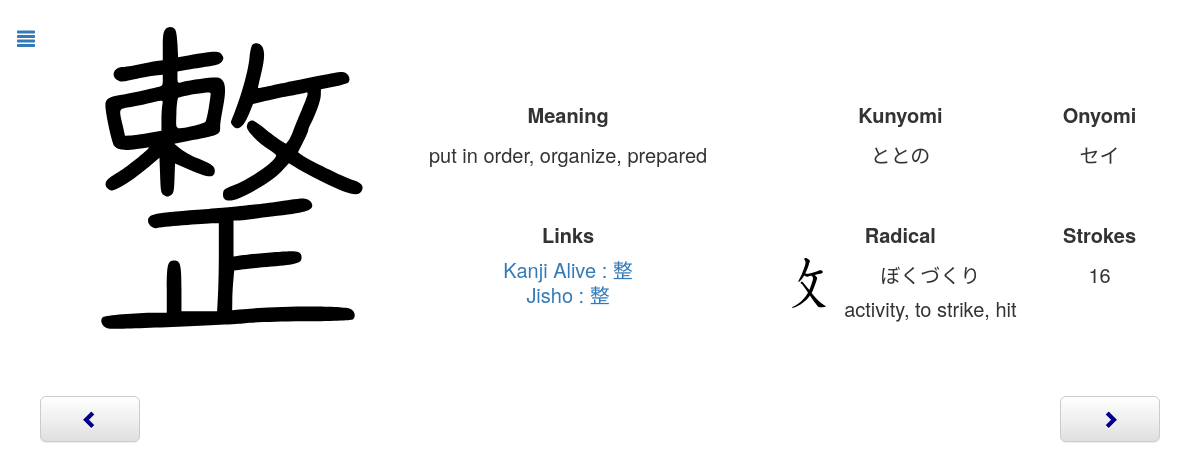
The app's page /review.php?id=549 with its own data.
### tables this page shows
CREATE TABLE `Kanji` (
  `name` text NOT NULL,
  `chara` text NOT NULL,
  `meaning` text NOT NULL,
  `kunyomi` text NOT NULL,
  `onyomi` text NOT NULL,
  `linkKanjiAlive` text NOT NULL,
  `day` int(11) NOT NULL,
  `dateNext` timestamp NOT NULL DEFAULT current_timestamp() ON UPDATE current_timestamp(),
  `id` int(11) NOT NULL AUTO_INCREMENT,
  `radicalChar` text NOT NULL,
  `radicalName` text NOT NULL,
  `radicalHiragana` text NOT NULL,
  `radicalMeaning` text NOT NULL,
  `strokes` int(11) NOT NULL,
  `toTestKanji` tinyint(4) NOT NULL DEFAULT 0,
  `toTestMeaning` tinyint(4) NOT NULL DEFAULT 0,
  `testable` tinyint(4) NOT NULL DEFAULT 1,
  PRIMARY KEY (`id`)
);

### Connection.php (called while the page is built, shortened)
<?php
class Connection{
    private static $bdd = null;
    private function __construct(){
        try{
            self::$bdd = new PDO('mysql:host=0.0.0.0;dbname=kanji', 'root', '');
        }
        catch(Exception $e){
            die('Erreur : '.$e->getMessage());
        }
    }
    public static function getBdd(){
        return self::$bdd;
    }
}
?>

### Kanji.php (called while the page is built, shortened)
<?php
class Kanji{
    private $id;
    private $name;
    private $character;
    private $meaning;
    private $kunyomi;
    private $onyomi;
    private $linkKanjiAlive;
    private $dateNext;
    private $radicalName;
    private $radicalHiragana;
    private $radicalMeaning;
    private $strokes;
    public function __construct($id, $name, $character, $meaning, $kunyomi, $onyumi, $linkKanjiAlive, $day, $dateNext, $radicalChar, $radicalName, $radicalHiragana, $radicalMeaning, $strokes, $toTestKanji, $toTestMeaning, $testable){
        $this->id=$id;
        $this->name=$name;
        $this->character=$character;
        $this->meaning=$meaning;
        $this->kunyomi=$kunyomi;
        $this->onyomi=$onyumi;
        $this->linkKanjiAlive=$linkKanjiAlive;
        $this->dateNext = $dateNext;
        $this->radicalName=$radicalName;
        $this->radicalHiragana=$radicalHiragana;
        $this->radicalMeaning=$radicalMeaning;
        $this->strokes=$strokes;
    }
    public function calculTime(){
        $time = time();
        $second = strtotime($this->dateNext)-$time;
        if($second>0) {
            $jour = floor($second / (60 * 60 * 24));
            $heure = floor(($second - $jour * 24 * 60 * 60) / (60 * 60));
            $minute = floor(($second - $heure * 60 * 60 - $jour * 24 * 60 * 60) / (60));
            $second = floor($second - $minute * 60 - $heure * 60 * 60 - $jour * 24 * 60 * 60);
        }
    }
    public function getId(){
        return $this->id;
    }
    public function getName(){
        return $this->name;
    }
    public function getCharacter(){
        return $this->character;
    }
    public function getMeaning(){
        return $this->meaning;
    }
    public function getKun(){
        return $this->kunyomi;
    }
    public function getOn(){
        return $this->onyomi;
    }
    public function getLinkKanjiAlive(){
        return $this->linkKanjiAlive;
    }
    public function getDateNext(){
        return $this->dateNext;
    }
    public function getRadicalName(){
        return $this->radicalName;
    }
    public function getRadicalHiragana(){
        return $this->radicalHiragana;
    }
    public function getRadicalMeaning(){
        return $this->radicalMeaning;
    }
    public function getStrokes(){
        return $this->strokes;
    }
}
include_once("Connection.php");
function getAllKanji(){
    $req = Connection::getBdd()->query("SELECT * FROM Kanji ORDER BY dateNext");
    while($data = $req->fetch())
        $array[] = new Kanji($data['id'], $data['name'], $data['chara'], $data['meaning'], $data['kunyomi'], $data['onyomi'], $data['linkKanjiAlive'], $data['day'], $data['dateNext'], $data['radicalChar'], $data['radicalName'], $data['radicalHiragana'], $data['radicalMeaning'], $data['strokes'], $data['toTestKanji'], $data['toTestMeaning'], $data['testable']);
    if(isset($array)) return $array;
}
function getKanji($id){
     $req = Connection::getBdd()->query("SELECT * FROM Kanji WHERE id='".$id."'");
    while($data = $req->fetch())
        return new Kanji($data['id'], $data['name'], $data['chara'], $data['meaning'], $data['kunyomi'], $data['onyomi'], $data['linkKanjiAlive'], $data['day'], $data['dateNext'], $data['radicalChar'], $data['radicalName'], $data['radicalHiragana'], $data['radicalMeaning'], $data['strokes'], $data['toTestKanji'], $data['toTestMeaning'], $data['testable']);
}
function getNextKanjiId($id){
    $allKanji = getAllKanji();
    for($i=0;$i<count($allKanji);$i++){
        if($allKanji[$i]->getId() == $id)
            if($i == count($allKanji)-1)
                return $allKanji[0];
            else
                return $allKanji[$i+1];
    }
}
function getPreviousKanjiId($id){
    $allKanji = getAllKanji();
    for($i=0;$i<count($allKanji);$i++){
        if($allKanji[$i]->getId() == $id)
            if($i == 0)
                return $allKanji[count($allKanji)-1];
            else
                return $allKanji[$i-1];
    }
}
?>

### review.php (the view, shortened to what this page needs)
<?php
    include_once("Kanji.php");
    include_once("Word.php");
    if(isset($_GET["id"])){
       $kanji = getKanji($_GET["id"]);
        $nextKanjiId = getNextKanjiId($_GET["id"]);
        $previousKanjiId = getPreviousKanjiId($_GET["id"]);
    }
    else {
        $kanji = getReviewKanji();
        if (!isset($kanji))
            header('Location: index.php');
    }
?>
<body>
    <div id="page" class="page">
        <button onclick="document.location.href='index.php'" class="btn btn-link btn-lg menu"><span class="glyphicon glyphicon-align-justify"></span></button>
        <div>
            <div class="imageSVGTd">
                <img class="imageSVG" src="<?php echo "images/".$kanji->getName().".svg" ?>">
            </div>
            <div class="descriptionTable">
                <table>
                    <tr>
                        <td class="reviewKanji"><span class="description">Meaning</span><br><?php echo $kanji->getMeaning() ?></td>
                        <td class="reviewKanji"><span class="description">Kunyomi</span><br><?php echo $kanji->getKun() ?></td>
                        <td class="reviewKanji"><span class="description">Onyomi</span><br><?php echo $kanji->getOn() ?></td>
                    </tr>
                    <tr>
                        <td class="reviewKanji2"><span class="description">Links</span>
                            <div class="links"><br><?php echo "<a target='_blank' href=".$kanji->getLinkKanjiAlive().">Kanji Alive : ".$kanji->getCharacter()."</a>" ?>
                        </div><?php echo "<a target='_blank' href='http://jisho.org/search/".$kanji->getCharacter()." %23kanji'>Jisho : ".$kanji->getCharacter()."</a>" ?></td>
                        <td class="reviewKanji2"><span class="description">Radical</span><br>
                            <div class="radical">
                            <img class="radicalImage" src="<?php echo "radical/".$kanji->getRadicalName().".svg" ?>">
                                <?php echo $kanji->getRadicalHiragana() ?><br>
                                <?php echo $kanji->getRadicalMeaning() ?>
                            </div>
                        </td>
                        <td class="reviewKanji2"><span class="description">Strokes</span><br><?php echo $kanji->getStrokes() ?></td>
                    </tr>
                </table>
            </div>
        </div>
        <div class="boutons">
            <button id="boutonChevronLeft" <?php echo "onclick=document.location.href='review.php?id=".$previousKanjiId->getId()."'" ?>  onmouseout="changeColorGlyphiconChevronLeft()" onmouseover="changeColorGlyphiconChevronLeft()" type="button" class="boutonLater btn btn-lg btn-default" aria-label="Left Align">
                <span id="glyphiconBoutonLater" class="glyphicon glyphicon-chevron-left glyphiconChevron" aria-hidden="true"></span>
            </button>
            <button id="boutonChevronRight" <?php echo "onclick=document.location.href='review.php?id=".$nextKanjiId->getId()."'" ?> onmouseout="changeColorGlyphiconChevronRight()" onmouseover="changeColorGlyphiconChevronRight()" type="button" class="boutonOk btn btn-default btn-lg" aria-label="Left Align">
                <span id="glyphiconBoutonOk" class="glyphicon glyphicon-chevron-right glyphiconChevron" aria-hidden="true"></span>
            </button>
        </div>
    </div>
</body>
</html>

### css/style.css (style rules this page uses)
body { --color-background: white; --font-color: rgb(51, 51, 51); background-color: var(--color-background) !important; }
.page { padding-top: 15px; text-align: center; margin-right: auto; margin-left: auto; color: var(--font-color); }
@media (min-width: 768px) { .page { width: 750px; } }
@media (min-width: 992px) { .page { width: 970px; } }
@media (min-width: 1200px) { .page { width: 1170px; } }
td { vertical-align: top; text-align: center; }
table { margin-top: 30px; width: 100%; }
.menu { position: absolute; left: 0px; }
.descriptionTable { width: 100%; display: inline-block; }
@media (min-width: 992px) { .descriptionTable { width: 65%; } }
.descriptionTable > table { width: 100%; margin-top: 0px; }
.imageSVGTd { text-align: left; display: inline-block; width: auto; vertical-align: top; }
.imageSVG { padding-top: 0; height: 200px; }
@media (min-width: 764px) { .imageSVG { height: auto; } }
.reviewKanji { padding-top: 0px; line-height: 30px; font-size: 17px; }
@media (min-width: 992px) { .reviewKanji { padding-top: 80px; font-size: 20px; line-height: 40px; } }
.reviewKanji2 { padding-top: 40px; line-height: 30px; font-size: 17px; }
@media (min-width: 992px) { .reviewKanji2 { font-size: 20px; line-height: 40px; } }
.description { vertical-align: top; font-weight: bold; }
.radicalImage { height: 50px; width: 50px; margin-right: 10px; }
.radical { display: flex; padding-top: 3px; line-height: 1.7; justify-content: center; }
.links { line-height: 10px; }
.boutons { display: block; margin-top: 50px; }
.boutonOk { float: right; width: 100px; margin-right: 25px; }
.boutonLater { float: left; width: 100px; margin-left: 25px; }
.glyphiconChevron { color: darkblue; }

### records on screen
kanji: name (picture), meaning "put in order, organize, prepared", kunyomi "ととの", onyomi "セイ", chara "整", radicalName (picture), radicalHiragana "ぼくづくり", radicalMeaning "activity, to strike, hit", strokes "16"
